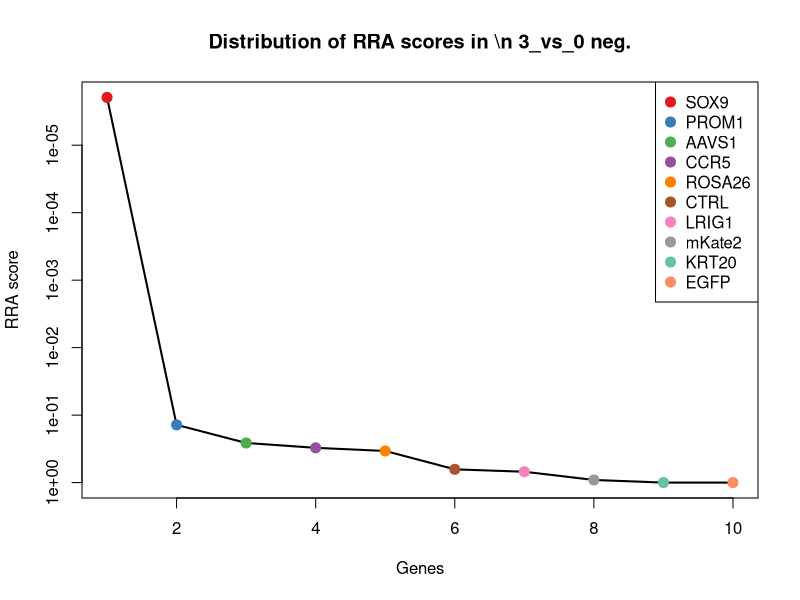
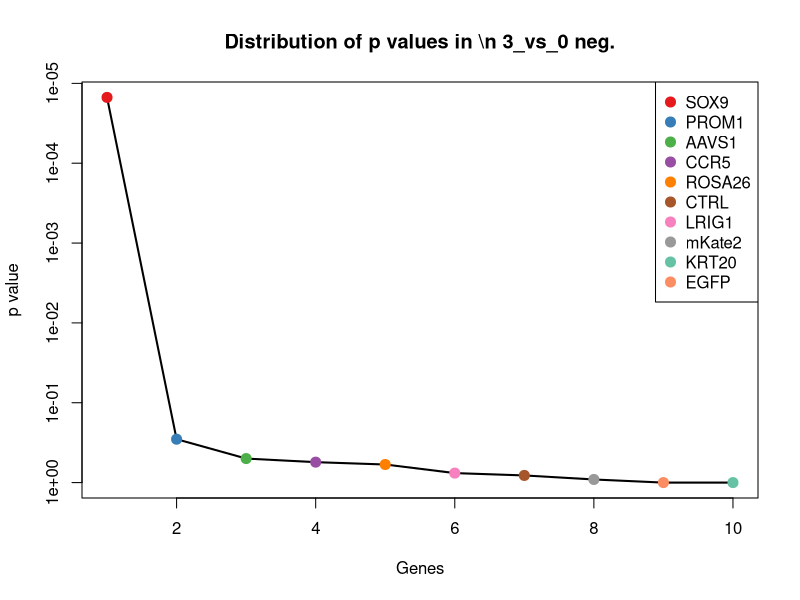
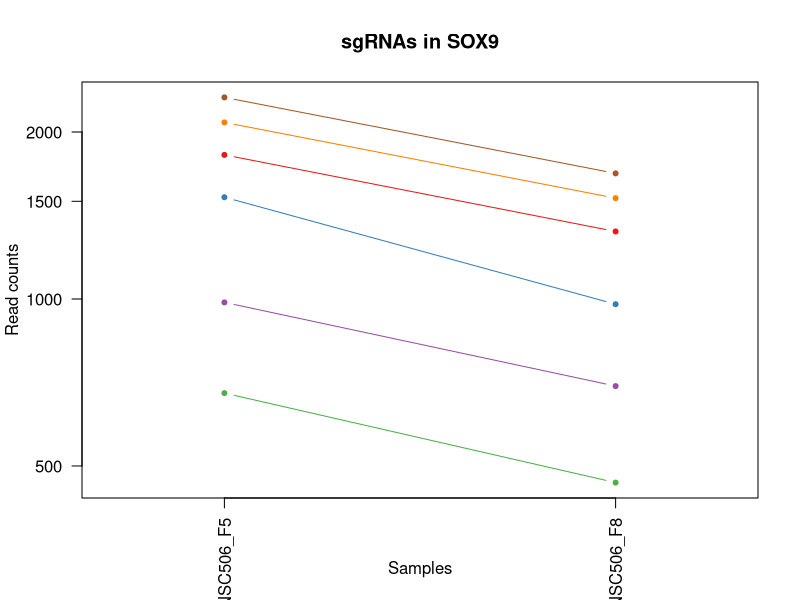
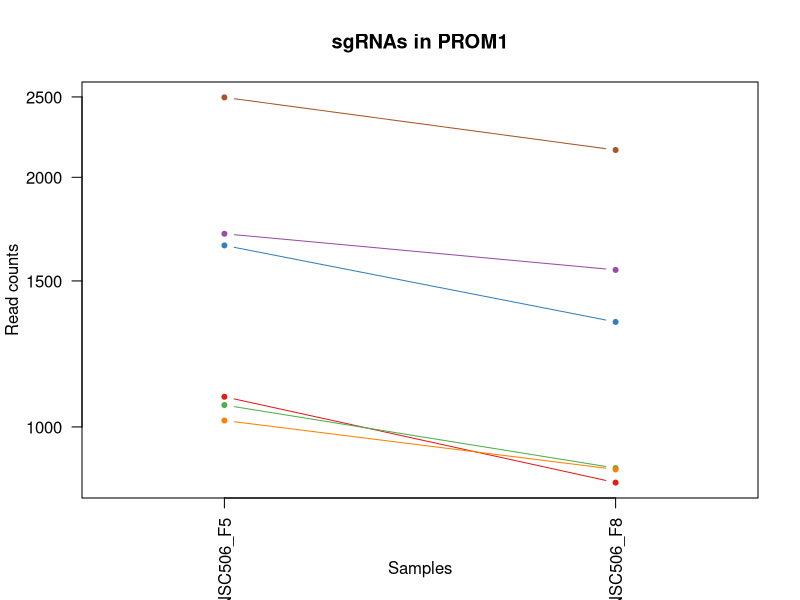
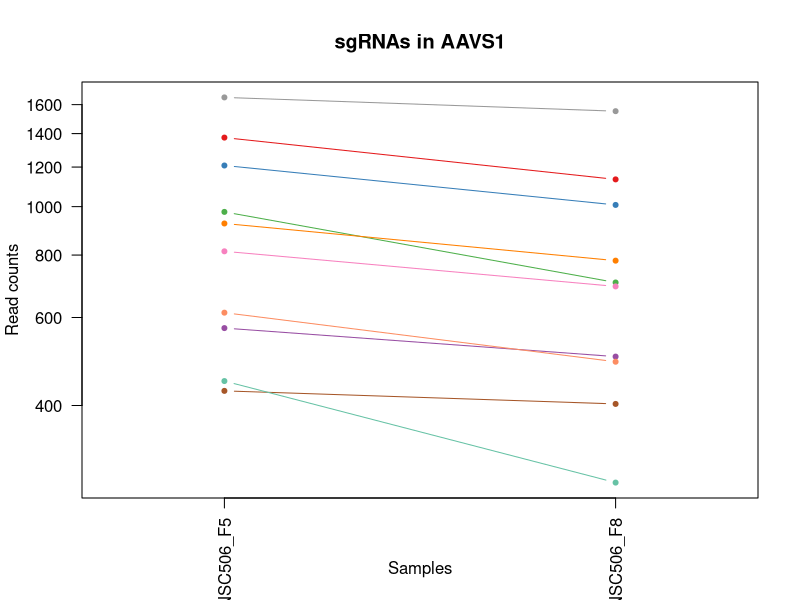
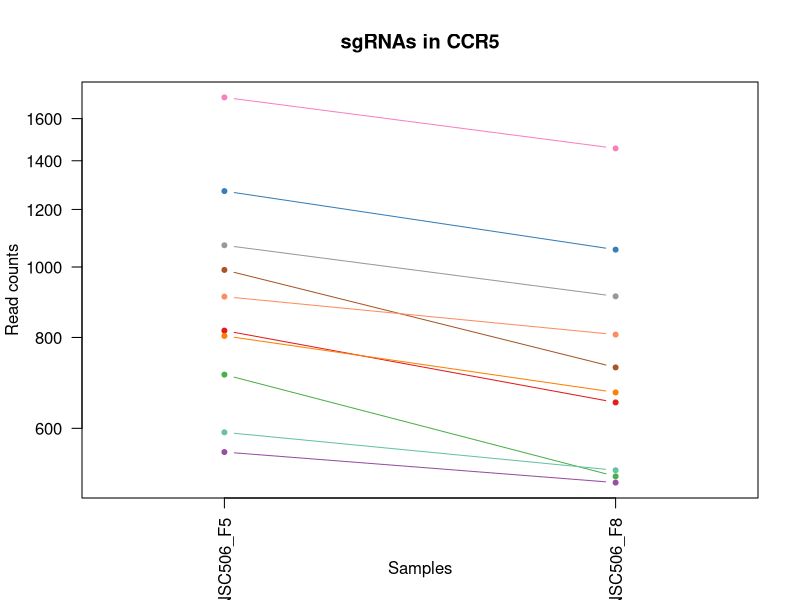
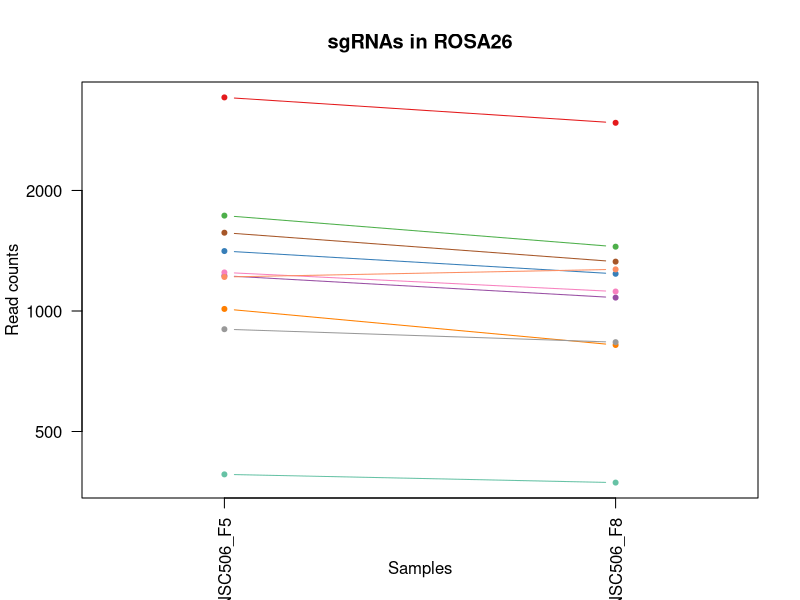
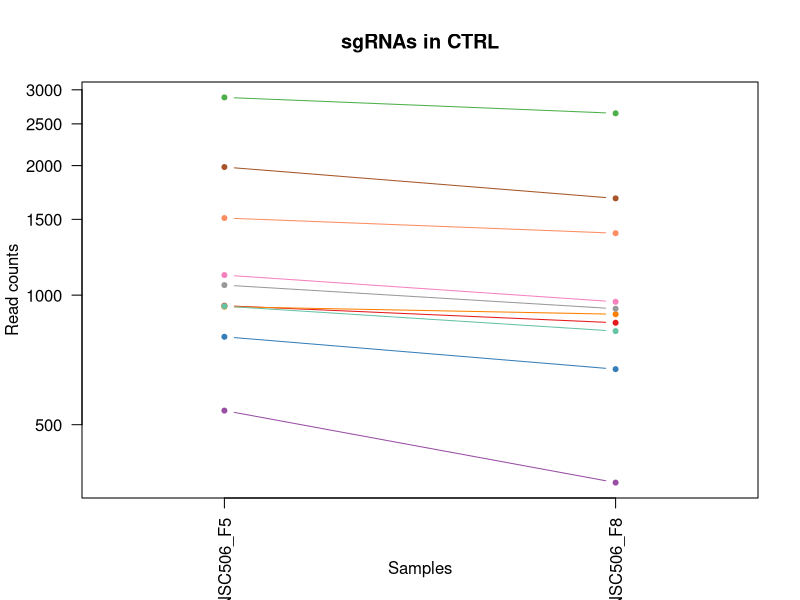

R code for these plots, in order: (Note: this script raises an error after producing the figures.)
pdf(file='S6B_c0_t3.pdf',width=4.5,height=4.5);
gstable=read.table('S6B_c0_t3.gene_summary.txt',header=T)
# 
#
# parameters
# Do not modify the variables beginning with "__"

# gstablename='__GENE_SUMMARY_FILE__'
startindex=3
# outputfile='__OUTPUT_FILE__'
targetgenelist=c("SOX9","PROM1","AAVS1","CCR5","ROSA26","CTRL","LRIG1","mKate2","KRT20","EGFP")
# samplelabel=sub('.\\w+.\\w+$','',colnames(gstable)[startindex]);
samplelabel='3_vs_0 neg.'


# You need to write some codes in front of this code:
# gstable=read.table(gstablename,header=T)
# pdf(file=outputfile,width=6,height=6)


# set up color using RColorBrewer
#library(RColorBrewer)
#colors <- brewer.pal(length(targetgenelist), "Set1")

colors=c( "#E41A1C", "#377EB8", "#4DAF4A", "#984EA3", "#FF7F00",  "#A65628", "#F781BF",
          "#999999", "#66C2A5", "#FC8D62", "#8DA0CB", "#E78AC3", "#A6D854", "#FFD92F", "#E5C494", "#B3B3B3", 
          "#8DD3C7", "#FFFFB3", "#BEBADA", "#FB8072", "#80B1D3", "#FDB462", "#B3DE69", "#FCCDE5",
          "#D9D9D9", "#BC80BD", "#CCEBC5", "#FFED6F")

######
# function definition

plotrankedvalues<-function(val, tglist, ...){
  
  plot(val,log='y',ylim=c(max(val),min(val)),type='l',lwd=2, ...)
  if(length(tglist)>0){
    for(i in 1:length(tglist)){
      targetgene=tglist[i];
      tx=which(names(val)==targetgene);ty=val[targetgene];
      points(tx,ty,col=colors[(i %% length(colors)) ],cex=2,pch=20)
      # text(tx+50,ty,targetgene,col=colors[i])
    }
    legend('topright',tglist,pch=20,pt.cex = 2,cex=1,col=colors)
  }
}



plotrandvalues<-function(val,targetgenelist, ...){
  # choose the one with the best distance distribution
  
  mindiffvalue=0;
  randval=val;
  for(i in 1:20){
    randval0=sample(val)
    vindex=sort(which(names(randval0) %in% targetgenelist))
    if(max(vindex)>0.9*length(val)){
      # print('pass...')
      next;
    }
    mindiffind=min(diff(vindex));
    if (mindiffind > mindiffvalue){
      mindiffvalue=mindiffind;
      randval=randval0;
      # print(paste('Diff: ',mindiffvalue))
    }
  }
  plot(randval,log='y',ylim=c(max(randval),min(randval)),pch=20,col='grey', ...)
  
  if(length(targetgenelist)>0){
    for(i in 1:length(targetgenelist)){
      targetgene=targetgenelist[i];
      tx=which(names(randval)==targetgene);ty=randval[targetgene];
      points(tx,ty,col=colors[(i %% length(colors)) ],cex=2,pch=20)
      text(tx+50,ty,targetgene,col=colors[i])
    }
  }
  
}




# set.seed(1235)



pvec=gstable[,startindex]
names(pvec)=gstable[,'id']
pvec=sort(pvec);

plotrankedvalues(pvec,targetgenelist,xlab='Genes',ylab='RRA score',main=paste('Distribution of RRA scores in \\n',samplelabel))

# plotrandvalues(pvec,targetgenelist,xlab='Genes',ylab='RRA score',main=paste('Distribution of RRA scores in \\n',samplelabel))


pvec=gstable[,startindex+1]
names(pvec)=gstable[,'id']
pvec=sort(pvec);

plotrankedvalues(pvec,targetgenelist,xlab='Genes',ylab='p value',main=paste('Distribution of p values in \\n',samplelabel))

# plotrandvalues(pvec,targetgenelist,xlab='Genes',ylab='p value',main=paste('Distribution of p values in \\n',samplelabel))



# you need to write after this code:
# dev.off()






# parameters
# Do not modify the variables beginning with "__"
targetmat=list(c(1817.6323492729591,1322.363137051999),c(1524.386013821842,977.5082834172455),c(675.5801652164981,465.6799118425504),c(984.9117426965797,695.5831475990527),c(2079.9455269760683,1518.7038566396689),c(2307.6135680014086,1683.160185866948))
targetgene="SOX9"
collabel=c("S45_MNSC506_F5","S48_MNSC506_F8")

# set up color using RColorBrewer
#library(RColorBrewer)
#colors <- brewer.pal(length(targetgenelist), "Set1")

colors=c( "#E41A1C", "#377EB8", "#4DAF4A", "#984EA3", "#FF7F00",  "#A65628", "#F781BF",
          "#999999", "#66C2A5", "#FC8D62", "#8DA0CB", "#E78AC3", "#A6D854", "#FFD92F", "#E5C494", "#B3B3B3", 
          "#8DD3C7", "#FFFFB3", "#BEBADA", "#FB8072", "#80B1D3", "#FDB462", "#B3DE69", "#FCCDE5",
          "#D9D9D9", "#BC80BD", "#CCEBC5", "#FFED6F")


## code

targetmatvec=unlist(targetmat)+1
yrange=range(targetmatvec[targetmatvec>0]);
# yrange[1]=1; # set the minimum value to 1
for(i in 1:length(targetmat)){
  vali=targetmat[[i]]+1;
  if(i==1){
    plot(1:length(vali),vali,type='b',las=1,pch=20,main=paste('sgRNAs in',targetgene),ylab='Read counts',xlab='Samples',xlim=c(0.7,length(vali)+0.3),ylim = yrange,col=colors[(i %% length(colors))],xaxt='n',log='y')
    axis(1,at=1:length(vali),labels=(collabel),las=2)
    # lines(0:100,rep(1,101),col='black');
  }else{
    lines(1:length(vali),vali,type='b',pch=20,col=colors[(i %% length(colors))])
  }
}




# parameters
# Do not modify the variables beginning with "__"
targetmat=list(c(1086.3725001100465,855.8441623052278),c(1654.3052763634762,1337.4662693279736),c(1061.62597391164,891.0848042825019),c(1708.7476339999705,1545.5538695747348),c(1017.0822267545082,887.7285526656186),c(2495.687167109298,2156.3916638474857))
targetgene="PROM1"
collabel=c("S45_MNSC506_F5","S48_MNSC506_F8")

# set up color using RColorBrewer
#library(RColorBrewer)
#colors <- brewer.pal(length(targetgenelist), "Set1")

colors=c( "#E41A1C", "#377EB8", "#4DAF4A", "#984EA3", "#FF7F00",  "#A65628", "#F781BF",
          "#999999", "#66C2A5", "#FC8D62", "#8DA0CB", "#E78AC3", "#A6D854", "#FFD92F", "#E5C494", "#B3B3B3", 
          "#8DD3C7", "#FFFFB3", "#BEBADA", "#FB8072", "#80B1D3", "#FDB462", "#B3DE69", "#FCCDE5",
          "#D9D9D9", "#BC80BD", "#CCEBC5", "#FFED6F")


## code

targetmatvec=unlist(targetmat)+1
yrange=range(targetmatvec[targetmatvec>0]);
# yrange[1]=1; # set the minimum value to 1
for(i in 1:length(targetmat)){
  vali=targetmat[[i]]+1;
  if(i==1){
    plot(1:length(vali),vali,type='b',las=1,pch=20,main=paste('sgRNAs in',targetgene),ylab='Read counts',xlab='Samples',xlim=c(0.7,length(vali)+0.3),ylim = yrange,col=colors[(i %% length(colors))],xaxt='n',log='y')
    axis(1,at=1:length(vali),labels=(collabel),las=2)
    # lines(0:100,rep(1,101),col='black');
  }else{
    lines(1:length(vali),vali,type='b',pch=20,col=colors[(i %% length(colors))])
  }
}




# parameters
# Do not modify the variables beginning with "__"
targetmat=list(c(1373.4322040115621,1132.7349206980955),c(1207.6304784822385,1006.8754850649739),c(975.013132217217,703.9737766412609),c(570.4074288732704,500.0814909156037),c(924.2827535104836,778.6503751169131),c(426.87757692251256,401.91113112176873),c(812.9233856176543,691.3878330779487),c(1653.067950053556,1551.4273099042805),c(446.67479788123774,279.40794710553024),c(612.4765234105615,488.3346102565123))
targetgene="AAVS1"
collabel=c("S45_MNSC506_F5","S48_MNSC506_F8")

# set up color using RColorBrewer
#library(RColorBrewer)
#colors <- brewer.pal(length(targetgenelist), "Set1")

colors=c( "#E41A1C", "#377EB8", "#4DAF4A", "#984EA3", "#FF7F00",  "#A65628", "#F781BF",
          "#999999", "#66C2A5", "#FC8D62", "#8DA0CB", "#E78AC3", "#A6D854", "#FFD92F", "#E5C494", "#B3B3B3", 
          "#8DD3C7", "#FFFFB3", "#BEBADA", "#FB8072", "#80B1D3", "#FDB462", "#B3DE69", "#FCCDE5",
          "#D9D9D9", "#BC80BD", "#CCEBC5", "#FFED6F")


## code

targetmatvec=unlist(targetmat)+1
yrange=range(targetmatvec[targetmatvec>0]);
# yrange[1]=1; # set the minimum value to 1
for(i in 1:length(targetmat)){
  vali=targetmat[[i]]+1;
  if(i==1){
    plot(1:length(vali),vali,type='b',las=1,pch=20,main=paste('sgRNAs in',targetgene),ylab='Read counts',xlab='Samples',xlim=c(0.7,length(vali)+0.3),ylim = yrange,col=colors[(i %% length(colors))],xaxt='n',log='y')
    axis(1,at=1:length(vali),labels=(collabel),las=2)
    # lines(0:100,rep(1,101),col='black');
  }else{
    lines(1:length(vali),vali,type='b',pch=20,col=colors[(i %% length(colors))])
  }
}




# parameters
# Do not modify the variables beginning with "__"
targetmat=list(c(816.6353645474153,650.2737507711289),c(1270.734120288175,1055.5411335097808),c(710.2253018942672,514.3455602873574),c(555.5595131542265,504.2768054367077),c(803.0247751382917,671.2503233766492),c(989.861047936261,726.6284750552228),c(1709.9849603098908,1454.9350759188872),c(1070.2872580810822,910.3832510795805),c(591.4419761419159,524.4143151380072),c(909.4348377914398,806.3394509561999))
targetgene="CCR5"
collabel=c("S45_MNSC506_F5","S48_MNSC506_F8")

# set up color using RColorBrewer
#library(RColorBrewer)
#colors <- brewer.pal(length(targetgenelist), "Set1")

colors=c( "#E41A1C", "#377EB8", "#4DAF4A", "#984EA3", "#FF7F00",  "#A65628", "#F781BF",
          "#999999", "#66C2A5", "#FC8D62", "#8DA0CB", "#E78AC3", "#A6D854", "#FFD92F", "#E5C494", "#B3B3B3", 
          "#8DD3C7", "#FFFFB3", "#BEBADA", "#FB8072", "#80B1D3", "#FDB462", "#B3DE69", "#FCCDE5",
          "#D9D9D9", "#BC80BD", "#CCEBC5", "#FFED6F")


## code

targetmatvec=unlist(targetmat)+1
yrange=range(targetmatvec[targetmatvec>0]);
# yrange[1]=1; # set the minimum value to 1
for(i in 1:length(targetmat)){
  vali=targetmat[[i]]+1;
  if(i==1){
    plot(1:length(vali),vali,type='b',las=1,pch=20,main=paste('sgRNAs in',targetgene),ylab='Read counts',xlab='Samples',xlim=c(0.7,length(vali)+0.3),ylim = yrange,col=colors[(i %% length(colors))],xaxt='n',log='y')
    axis(1,at=1:length(vali),labels=(collabel),las=2)
    # lines(0:100,rep(1,101),col='black');
  }else{
    lines(1:length(vali),vali,type='b',pch=20,col=colors[(i %% length(colors))])
  }
}




# parameters
# Do not modify the variables beginning with "__"
targetmat=list(c(3415.0206153801005,2950.984234144594),c(1410.5519933091718,1237.617783725697),c(1729.7821812686161,1446.544446876679),c(1223.7157205112026,1079.0348948279636),c(1010.8955952049065,821.4425832321745),c(1567.6924346690532,1327.3975144773237),c(1247.224920399689,1117.631788422121),c(899.5362273120771,834.8675896997074),c(389.75778762490273,371.7048665698195),c(1215.0544363417603,1269.502174086088))
targetgene="ROSA26"
collabel=c("S45_MNSC506_F5","S48_MNSC506_F8")

# set up color using RColorBrewer
#library(RColorBrewer)
#colors <- brewer.pal(length(targetgenelist), "Set1")

colors=c( "#E41A1C", "#377EB8", "#4DAF4A", "#984EA3", "#FF7F00",  "#A65628", "#F781BF",
          "#999999", "#66C2A5", "#FC8D62", "#8DA0CB", "#E78AC3", "#A6D854", "#FFD92F", "#E5C494", "#B3B3B3", 
          "#8DD3C7", "#FFFFB3", "#BEBADA", "#FB8072", "#80B1D3", "#FDB462", "#B3DE69", "#FCCDE5",
          "#D9D9D9", "#BC80BD", "#CCEBC5", "#FFED6F")


## code

targetmatvec=unlist(targetmat)+1
yrange=range(targetmatvec[targetmatvec>0]);
# yrange[1]=1; # set the minimum value to 1
for(i in 1:length(targetmat)){
  vali=targetmat[[i]]+1;
  if(i==1){
    plot(1:length(vali),vali,type='b',las=1,pch=20,main=paste('sgRNAs in',targetgene),ylab='Read counts',xlab='Samples',xlim=c(0.7,length(vali)+0.3),ylim = yrange,col=colors[(i %% length(colors))],xaxt='n',log='y')
    axis(1,at=1:length(vali),labels=(collabel),las=2)
    # lines(0:100,rep(1,101),col='black');
  }else{
    lines(1:length(vali),vali,type='b',pch=20,col=colors[(i %% length(colors))])
  }
}




# parameters
# Do not modify the variables beginning with "__"
targetmat=list(c(944.0799744692089,861.7176026347735),c(799.3127962085307,672.08938628087),c(2879.2583231845992,2644.726274103998),c(538.2369448153419,365.83142624027386),c(939.1306692295276,901.9926220373724),c(1983.434074802283,1677.2867455374023),c(1112.3563526183732,964.0832769497124),c(1054.2020160521179,928.8426349724384),c(941.6053218493682,823.9597719448369),c(1509.538098102798,1392.0053581023262))
targetgene="CTRL"
collabel=c("S45_MNSC506_F5","S48_MNSC506_F8")

# set up color using RColorBrewer
#library(RColorBrewer)
#colors <- brewer.pal(length(targetgenelist), "Set1")

colors=c( "#E41A1C", "#377EB8", "#4DAF4A", "#984EA3", "#FF7F00",  "#A65628", "#F781BF",
          "#999999", "#66C2A5", "#FC8D62", "#8DA0CB", "#E78AC3", "#A6D854", "#FFD92F", "#E5C494", "#B3B3B3", 
          "#8DD3C7", "#FFFFB3", "#BEBADA", "#FB8072", "#80B1D3", "#FDB462", "#B3DE69", "#FCCDE5",
          "#D9D9D9", "#BC80BD", "#CCEBC5", "#FFED6F")


## code

targetmatvec=unlist(targetmat)+1
yrange=range(targetmatvec[targetmatvec>0]);
# yrange[1]=1; # set the minimum value to 1
for(i in 1:length(targetmat)){
  vali=targetmat[[i]]+1;
  if(i==1){
    plot(1:length(vali),vali,type='b',las=1,pch=20,main=paste('sgRNAs in',targetgene),ylab='Read counts',xlab='Samples',xlim=c(0.7,length(vali)+0.3),ylim = yrange,col=colors[(i %% length(colors))],xaxt='n',log='y')
    axis(1,at=1:length(vali),labels=(collabel),las=2)
    # lines(0:100,rep(1,101),col='black');
  }else{
    lines(1:length(vali),vali,type='b',pch=20,col=colors[(i %% length(colors))])
  }
}




# parameters
# Do not modify the variables beginning with "__"
targetmat=list(c(1023.2688583041098,951.4973333864003),c(685.4787756958607,610.8377942727508),c(767.1423121506023,633.4924926867127),c(1312.803214825466,1170.492751388032),c(2014.3672325502912,1685.6773745796104),c(736.2091544025941,625.9409265487254))
targetgene="LRIG1"
collabel=c("S45_MNSC506_F5","S48_MNSC506_F8")

# set up color using RColorBrewer
#library(RColorBrewer)
#colors <- brewer.pal(length(targetgenelist), "Set1")

colors=c( "#E41A1C", "#377EB8", "#4DAF4A", "#984EA3", "#FF7F00",  "#A65628", "#F781BF",
          "#999999", "#66C2A5", "#FC8D62", "#8DA0CB", "#E78AC3", "#A6D854", "#FFD92F", "#E5C494", "#B3B3B3", 
          "#8DD3C7", "#FFFFB3", "#BEBADA", "#FB8072", "#80B1D3", "#FDB462", "#B3DE69", "#FCCDE5",
          "#D9D9D9", "#BC80BD", "#CCEBC5", "#FFED6F")


## code

targetmatvec=unlist(targetmat)+1
yrange=range(targetmatvec[targetmatvec>0]);
# yrange[1]=1; # set the minimum value to 1
for(i in 1:length(targetmat)){
  vali=targetmat[[i]]+1;
  if(i==1){
    plot(1:length(vali),vali,type='b',las=1,pch=20,main=paste('sgRNAs in',targetgene),ylab='Read counts',xlab='Samples',xlim=c(0.7,length(vali)+0.3),ylim = yrange,col=colors[(i %% length(colors))],xaxt='n',log='y')
    axis(1,at=1:length(vali),labels=(collabel),las=2)
    # lines(0:100,rep(1,101),col='black');
  }else{
    lines(1:length(vali),vali,type='b',pch=20,col=colors[(i %% length(colors))])
  }
}




# parameters
# Do not modify the variables beginning with "__"
targetmat=list(c(1446.4344562968613,1348.3740870828442),c(1717.4089181694128,1702.4586326640267),c(1586.2523293178583,1508.6351017890192),c(1082.6605211802855,1083.2302093490678),c(1353.6349830528368,1146.9989900698495),c(2395.4637360057513,2189.1151171120973))
targetgene="mKate2"
collabel=c("S45_MNSC506_F5","S48_MNSC506_F8")

# set up color using RColorBrewer
#library(RColorBrewer)
#colors <- brewer.pal(length(targetgenelist), "Set1")

colors=c( "#E41A1C", "#377EB8", "#4DAF4A", "#984EA3", "#FF7F00",  "#A65628", "#F781BF",
          "#999999", "#66C2A5", "#FC8D62", "#8DA0CB", "#E78AC3", "#A6D854", "#FFD92F", "#E5C494", "#B3B3B3", 
          "#8DD3C7", "#FFFFB3", "#BEBADA", "#FB8072", "#80B1D3", "#FDB462", "#B3DE69", "#FCCDE5",
          "#D9D9D9", "#BC80BD", "#CCEBC5", "#FFED6F")


## code

targetmatvec=unlist(targetmat)+1
yrange=range(targetmatvec[targetmatvec>0]);
# yrange[1]=1; # set the minimum value to 1
for(i in 1:length(targetmat)){
  vali=targetmat[[i]]+1;
  if(i==1){
    plot(1:length(vali),vali,type='b',las=1,pch=20,main=paste('sgRNAs in',targetgene),ylab='Read counts',xlab='Samples',xlim=c(0.7,length(vali)+0.3),ylim = yrange,col=colors[(i %% length(colors))],xaxt='n',log='y')
    axis(1,at=1:length(vali),labels=(collabel),las=2)
    # lines(0:100,rep(1,101),col='black');
  }else{
    lines(1:length(vali),vali,type='b',pch=20,col=colors[(i %% length(colors))])
  }
}




# parameters
# Do not modify the variables beginning with "__"
targetmat=list(c(343.97671415785067,1025.3348689578318),c(436.7761874018752,1354.24752741239),c(334.0781036784881,1027.0129947662733),c(165.8017255293237,552.9424538815148),c(642.1723548486493,1805.6633698831865),c(301.9076196205596,881.8551123360729))
targetgene="KRT20"
collabel=c("S45_MNSC506_F5","S48_MNSC506_F8")

# set up color using RColorBrewer
#library(RColorBrewer)
#colors <- brewer.pal(length(targetgenelist), "Set1")

colors=c( "#E41A1C", "#377EB8", "#4DAF4A", "#984EA3", "#FF7F00",  "#A65628", "#F781BF",
          "#999999", "#66C2A5", "#FC8D62", "#8DA0CB", "#E78AC3", "#A6D854", "#FFD92F", "#E5C494", "#B3B3B3", 
          "#8DD3C7", "#FFFFB3", "#BEBADA", "#FB8072", "#80B1D3", "#FDB462", "#B3DE69", "#FCCDE5",
          "#D9D9D9", "#BC80BD", "#CCEBC5", "#FFED6F")


## code

targetmatvec=unlist(targetmat)+1
yrange=range(targetmatvec[targetmatvec>0]);
# yrange[1]=1; # set the minimum value to 1
for(i in 1:length(targetmat)){
  vali=targetmat[[i]]+1;
  if(i==1){
    plot(1:length(vali),vali,type='b',las=1,pch=20,main=paste('sgRNAs in',targetgene),ylab='Read counts',xlab='Samples',xlim=c(0.7,length(vali)+0.3),ylim = yrange,col=colors[(i %% length(colors))],xaxt='n',log='y')
    axis(1,at=1:length(vali),labels=(collabel),las=2)
    # lines(0:100,rep(1,101),col='black');
  }else{
    lines(1:length(vali),vali,type='b',pch=20,col=colors[(i %% length(colors))])
  }
}




# parameters
# Do not modify the variables beginning with "__"
targetmat=list(c(320.4675142693645,1608.4835873912957),c(536.9996185054216,1961.7290700682574),c(222.7187357856587,1259.4334192354381),c(253.65189353366688,1024.495806053611),c(452.8614294308394,1768.7446020974708),c(540.7115974351825,2021.302536267935))
targetgene="EGFP"
collabel=c("S45_MNSC506_F5","S48_MNSC506_F8")

# set up color using RColorBrewer
#library(RColorBrewer)
#colors <- brewer.pal(length(targetgenelist), "Set1")

colors=c( "#E41A1C", "#377EB8", "#4DAF4A", "#984EA3", "#FF7F00",  "#A65628", "#F781BF",
          "#999999", "#66C2A5", "#FC8D62", "#8DA0CB", "#E78AC3", "#A6D854", "#FFD92F", "#E5C494", "#B3B3B3", 
          "#8DD3C7", "#FFFFB3", "#BEBADA", "#FB8072", "#80B1D3", "#FDB462", "#B3DE69", "#FCCDE5",
          "#D9D9D9", "#BC80BD", "#CCEBC5", "#FFED6F")


## code

targetmatvec=unlist(targetmat)+1
yrange=range(targetmatvec[targetmatvec>0]);
# yrange[1]=1; # set the minimum value to 1
for(i in 1:length(targetmat)){
  vali=targetmat[[i]]+1;
  if(i==1){
    plot(1:length(vali),vali,type='b',las=1,pch=20,main=paste('sgRNAs in',targetgene),ylab='Read counts',xlab='Samples',xlim=c(0.7,length(vali)+0.3),ylim = yrange,col=colors[(i %% length(colors))],xaxt='n',log='y')
    axis(1,at=1:length(vali),labels=(collabel),las=2)
    # lines(0:100,rep(1,101),col='black');
  }else{
    lines(1:length(vali),vali,type='b',pch=20,col=colors[(i %% length(colors))])
  }
}



# 
#
# parameters
# Do not modify the variables beginning with "__"

# gstablename='__GENE_SUMMARY_FILE__'
startindex=9
# outputfile='__OUTPUT_FILE__'
targetgenelist=c("EGFP","KRT20","mKate2","ROSA26","LRIG1","CTRL","AAVS1","CCR5","PROM1","SOX9")
# samplelabel=sub('.\\w+.\\w+$','',colnames(gstable)[startindex]);
samplelabel='3_vs_0 pos.'


# You need to write some codes in front of this code:
# gstable=read.table(gstablename,header=T)
# pdf(file=outputfile,width=6,height=6)


# set up color using RColorBrewer
#library(RColorBrewer)
#colors <- brewer.pal(length(targetgenelist), "Set1")

colors=c( "#E41A1C", "#377EB8", "#4DAF4A", "#984EA3", "#FF7F00",  "#A65628", "#F781BF",
          "#999999", "#66C2A5", "#FC8D62", "#8DA0CB", "#E78AC3", "#A6D854", "#FFD92F", "#E5C494", "#B3B3B3", 
          "#8DD3C7", "#FFFFB3", "#BEBADA", "#FB8072", "#80B1D3", "#FDB462", "#B3DE69", "#FCCDE5",
          "#D9D9D9", "#BC80BD", "#CCEBC5", "#FFED6F")

######
# function definition

plotrankedvalues<-function(val, tglist, ...){
  
  plot(val,log='y',ylim=c(max(val),min(val)),type='l',lwd=2, ...)
  if(length(tglist)>0){
    for(i in 1:length(tglist)){
      targetgene=tglist[i];
      tx=which(names(val)==targetgene);ty=val[targetgene];
      points(tx,ty,col=colors[(i %% length(colors)) ],cex=2,pch=20)
      # text(tx+50,ty,targetgene,col=colors[i])
    }
    legend('topright',tglist,pch=20,pt.cex = 2,cex=1,col=colors)
  }
}



plotrandvalues<-function(val,targetgenelist, ...){
  # choose the one with the best distance distribution
  
  mindiffvalue=0;
  randval=val;
  for(i in 1:20){
    randval0=sample(val)
    vindex=sort(which(names(randval0) %in% targetgenelist))
    if(max(vindex)>0.9*length(val)){
      # print('pass...')
      next;
    }
    mindiffind=min(diff(vindex));
    if (mindiffind > mindiffvalue){
      mindiffvalue=mindiffind;
      randval=randval0;
      # print(paste('Diff: ',mindiffvalue))
    }
  }
  plot(randval,log='y',ylim=c(max(randval),min(randval)),pch=20,col='grey', ...)
  
  if(length(targetgenelist)>0){
    for(i in 1:length(targetgenelist)){
      targetgene=targetgenelist[i];
      tx=which(names(randval)==targetgene);ty=randval[targetgene];
      points(tx,ty,col=colors[(i %% length(colors)) ],cex=2,pch=20)
      text(tx+50,ty,targetgene,col=colors[i])
    }
  }
  
}




# set.seed(1235)



pvec=gstable[,startindex]
names(pvec)=gstable[,'id']
pvec=sort(pvec);

plotrankedvalues(pvec,targetgenelist,xlab='Genes',ylab='RRA score',main=paste('Distribution of RRA scores in \\n',samplelabel))

# plotrandvalues(pvec,targetgenelist,xlab='Genes',ylab='RRA score',main=paste('Distribution of RRA scores in \\n',samplelabel))


pvec=gstable[,startindex+1]
names(pvec)=gstable[,'id']
pvec=sort(pvec);

plotrankedvalues(pvec,targetgenelist,xlab='Genes',ylab='p value',main=paste('Distribution of p values in \\n',samplelabel))

# plotrandvalues(pvec,targetgenelist,xlab='Genes',ylab='p value',main=paste('Distribution of p values in \\n',samplelabel))



# you need to write after this code:
# dev.off()






# parameters
# Do not modify the variables beginning with "__"
targetmat=list(c(320.4675142693645,1608.4835873912957),c(536.9996185054216,1961.7290700682574),c(222.7187357856587,1259.4334192354381),c(253.65189353366688,1024.495806053611),c(452.8614294308394,1768.7446020974708),c(540.7115974351825,2021.302536267935))
targetgene="EGFP"
collabel=c("S45_MNSC506_F5","S48_MNSC506_F8")

# set up color using RColorBrewer
#library(RColorBrewer)
#colors <- brewer.pal(length(targetgenelist), "Set1")

colors=c( "#E41A1C", "#377EB8", "#4DAF4A", "#984EA3", "#FF7F00",  "#A65628", "#F781BF",
          "#999999", "#66C2A5", "#FC8D62", "#8DA0CB", "#E78AC3", "#A6D854", "#FFD92F", "#E5C494", "#B3B3B3", 
          "#8DD3C7", "#FFFFB3", "#BEBADA", "#FB8072", "#80B1D3", "#FDB462", "#B3DE69", "#FCCDE5",
          "#D9D9D9", "#BC80BD", "#CCEBC5", "#FFED6F")


## code

targetmatvec=unlist(targetmat)+1
yrange=range(targetmatvec[targetmatvec>0]);
# yrange[1]=1; # set the minimum value to 1
for(i in 1:length(targetmat)){
  vali=targetmat[[i]]+1;
  if(i==1){
    plot(1:length(vali),vali,type='b',las=1,pch=20,main=paste('sgRNAs in',targetgene),ylab='Read counts',xlab='Samples',xlim=c(0.7,length(vali)+0.3),ylim = yrange,col=colors[(i %% length(colors))],xaxt='n',log='y')
    axis(1,at=1:length(vali),labels=(collabel),las=2)
    # lines(0:100,rep(1,101),col='black');
  }else{
    lines(1:length(vali),vali,type='b',pch=20,col=colors[(i %% length(colors))])
  }
}




# parameters
# Do not modify the variables beginning with "__"
targetmat=list(c(343.97671415785067,1025.3348689578318),c(436.7761874018752,1354.24752741239),c(334.0781036784881,1027.0129947662733),c(165.8017255293237,552.9424538815148),c(642.1723548486493,1805.6633698831865),c(301.9076196205596,881.8551123360729))
targetgene="KRT20"
collabel=c("S45_MNSC506_F5","S48_MNSC506_F8")

# set up color using RColorBrewer
#library(RColorBrewer)
#colors <- brewer.pal(length(targetgenelist), "Set1")

colors=c( "#E41A1C", "#377EB8", "#4DAF4A", "#984EA3", "#FF7F00",  "#A65628", "#F781BF",
          "#999999", "#66C2A5", "#FC8D62", "#8DA0CB", "#E78AC3", "#A6D854", "#FFD92F", "#E5C494", "#B3B3B3", 
          "#8DD3C7", "#FFFFB3", "#BEBADA", "#FB8072", "#80B1D3", "#FDB462", "#B3DE69", "#FCCDE5",
          "#D9D9D9", "#BC80BD", "#CCEBC5", "#FFED6F")


## code

targetmatvec=unlist(targetmat)+1
yrange=range(targetmatvec[targetmatvec>0]);
# yrange[1]=1; # set the minimum value to 1
for(i in 1:length(targetmat)){
  vali=targetmat[[i]]+1;
  if(i==1){
    plot(1:length(vali),vali,type='b',las=1,pch=20,main=paste('sgRNAs in',targetgene),ylab='Read counts',xlab='Samples',xlim=c(0.7,length(vali)+0.3),ylim = yrange,col=colors[(i %% length(colors))],xaxt='n',log='y')
    axis(1,at=1:length(vali),labels=(collabel),las=2)
    # lines(0:100,rep(1,101),col='black');
  }else{
    lines(1:length(vali),vali,type='b',pch=20,col=colors[(i %% length(colors))])
  }
}




# parameters
# Do not modify the variables beginning with "__"
targetmat=list(c(1446.4344562968613,1348.3740870828442),c(1717.4089181694128,1702.4586326640267),c(1586.2523293178583,1508.6351017890192),c(1082.6605211802855,1083.2302093490678),c(1353.6349830528368,1146.9989900698495),c(2395.4637360057513,2189.1151171120973))
targetgene="mKate2"
collabel=c("S45_MNSC506_F5","S48_MNSC506_F8")

# set up color using RColorBrewer
#library(RColorBrewer)
#colors <- brewer.pal(length(targetgenelist), "Set1")

colors=c( "#E41A1C", "#377EB8", "#4DAF4A", "#984EA3", "#FF7F00",  "#A65628", "#F781BF",
          "#999999", "#66C2A5", "#FC8D62", "#8DA0CB", "#E78AC3", "#A6D854", "#FFD92F", "#E5C494", "#B3B3B3", 
          "#8DD3C7", "#FFFFB3", "#BEBADA", "#FB8072", "#80B1D3", "#FDB462", "#B3DE69", "#FCCDE5",
          "#D9D9D9", "#BC80BD", "#CCEBC5", "#FFED6F")


## code

targetmatvec=unlist(targetmat)+1
yrange=range(targetmatvec[targetmatvec>0]);
# yrange[1]=1; # set the minimum value to 1
for(i in 1:length(targetmat)){
  vali=targetmat[[i]]+1;
  if(i==1){
    plot(1:length(vali),vali,type='b',las=1,pch=20,main=paste('sgRNAs in',targetgene),ylab='Read counts',xlab='Samples',xlim=c(0.7,length(vali)+0.3),ylim = yrange,col=colors[(i %% length(colors))],xaxt='n',log='y')
    axis(1,at=1:length(vali),labels=(collabel),las=2)
    # lines(0:100,rep(1,101),col='black');
  }else{
    lines(1:length(vali),vali,type='b',pch=20,col=colors[(i %% length(colors))])
  }
}




# parameters
# Do not modify the variables beginning with "__"
targetmat=list(c(3415.0206153801005,2950.984234144594),c(1410.5519933091718,1237.617783725697),c(1729.7821812686161,1446.544446876679),c(1223.7157205112026,1079.0348948279636),c(1010.8955952049065,821.4425832321745),c(1567.6924346690532,1327.3975144773237),c(1247.224920399689,1117.631788422121),c(899.5362273120771,834.8675896997074),c(389.75778762490273,371.7048665698195),c(1215.0544363417603,1269.502174086088))
targetgene="ROSA26"
collabel=c("S45_MNSC506_F5","S48_MNSC506_F8")

# set up color using RColorBrewer
#library(RColorBrewer)
#colors <- brewer.pal(length(targetgenelist), "Set1")

colors=c( "#E41A1C", "#377EB8", "#4DAF4A", "#984EA3", "#FF7F00",  "#A65628", "#F781BF",
          "#999999", "#66C2A5", "#FC8D62", "#8DA0CB", "#E78AC3", "#A6D854", "#FFD92F", "#E5C494", "#B3B3B3", 
          "#8DD3C7", "#FFFFB3", "#BEBADA", "#FB8072", "#80B1D3", "#FDB462", "#B3DE69", "#FCCDE5",
          "#D9D9D9", "#BC80BD", "#CCEBC5", "#FFED6F")


## code

targetmatvec=unlist(targetmat)+1
yrange=range(targetmatvec[targetmatvec>0]);
# yrange[1]=1; # set the minimum value to 1
for(i in 1:length(targetmat)){
  vali=targetmat[[i]]+1;
  if(i==1){
    plot(1:length(vali),vali,type='b',las=1,pch=20,main=paste('sgRNAs in',targetgene),ylab='Read counts',xlab='Samples',xlim=c(0.7,length(vali)+0.3),ylim = yrange,col=colors[(i %% length(colors))],xaxt='n',log='y')
    axis(1,at=1:length(vali),labels=(collabel),las=2)
    # lines(0:100,rep(1,101),col='black');
  }else{
    lines(1:length(vali),vali,type='b',pch=20,col=colors[(i %% length(colors))])
  }
}




# parameters
# Do not modify the variables beginning with "__"
targetmat=list(c(1023.2688583041098,951.4973333864003),c(685.4787756958607,610.8377942727508),c(767.1423121506023,633.4924926867127),c(1312.803214825466,1170.492751388032),c(2014.3672325502912,1685.6773745796104),c(736.2091544025941,625.9409265487254))
targetgene="LRIG1"
collabel=c("S45_MNSC506_F5","S48_MNSC506_F8")

# set up color using RColorBrewer
#library(RColorBrewer)
#colors <- brewer.pal(length(targetgenelist), "Set1")

colors=c( "#E41A1C", "#377EB8", "#4DAF4A", "#984EA3", "#FF7F00",  "#A65628", "#F781BF",
          "#999999", "#66C2A5", "#FC8D62", "#8DA0CB", "#E78AC3", "#A6D854", "#FFD92F", "#E5C494", "#B3B3B3", 
          "#8DD3C7", "#FFFFB3", "#BEBADA", "#FB8072", "#80B1D3", "#FDB462", "#B3DE69", "#FCCDE5",
          "#D9D9D9", "#BC80BD", "#CCEBC5", "#FFED6F")


## code

targetmatvec=unlist(targetmat)+1
yrange=range(targetmatvec[targetmatvec>0]);
# yrange[1]=1; # set the minimum value to 1
for(i in 1:length(targetmat)){
  vali=targetmat[[i]]+1;
  if(i==1){
    plot(1:length(vali),vali,type='b',las=1,pch=20,main=paste('sgRNAs in',targetgene),ylab='Read counts',xlab='Samples',xlim=c(0.7,length(vali)+0.3),ylim = yrange,col=colors[(i %% length(colors))],xaxt='n',log='y')
    axis(1,at=1:length(vali),labels=(collabel),las=2)
    # lines(0:100,rep(1,101),col='black');
  }else{
    lines(1:length(vali),vali,type='b',pch=20,col=colors[(i %% length(colors))])
  }
}




# parameters
# Do not modify the variables beginning with "__"
targetmat=list(c(944.0799744692089,861.7176026347735),c(799.3127962085307,672.08938628087),c(2879.2583231845992,2644.726274103998),c(538.2369448153419,365.83142624027386),c(939.1306692295276,901.9926220373724),c(1983.434074802283,1677.2867455374023),c(1112.3563526183732,964.0832769497124),c(1054.2020160521179,928.8426349724384),c(941.6053218493682,823.9597719448369),c(1509.538098102798,1392.0053581023262))
targetgene="CTRL"
collabel=c("S45_MNSC506_F5","S48_MNSC506_F8")

# set up color using RColorBrewer
#library(RColorBrewer)
#colors <- brewer.pal(length(targetgenelist), "Set1")

colors=c( "#E41A1C", "#377EB8", "#4DAF4A", "#984EA3", "#FF7F00",  "#A65628", "#F781BF",
          "#999999", "#66C2A5", "#FC8D62", "#8DA0CB", "#E78AC3", "#A6D854", "#FFD92F", "#E5C494", "#B3B3B3", 
          "#8DD3C7", "#FFFFB3", "#BEBADA", "#FB8072", "#80B1D3", "#FDB462", "#B3DE69", "#FCCDE5",
          "#D9D9D9", "#BC80BD", "#CCEBC5", "#FFED6F")


## code

targetmatvec=unlist(targetmat)+1
yrange=range(targetmatvec[targetmatvec>0]);
# yrange[1]=1; # set the minimum value to 1
for(i in 1:length(targetmat)){
  vali=targetmat[[i]]+1;
  if(i==1){
    plot(1:length(vali),vali,type='b',las=1,pch=20,main=paste('sgRNAs in',targetgene),ylab='Read counts',xlab='Samples',xlim=c(0.7,length(vali)+0.3),ylim = yrange,col=colors[(i %% length(colors))],xaxt='n',log='y')
    axis(1,at=1:length(vali),labels=(collabel),las=2)
    # lines(0:100,rep(1,101),col='black');
  }else{
    lines(1:length(vali),vali,type='b',pch=20,col=colors[(i %% length(colors))])
  }
}




# parameters
# Do not modify the variables beginning with "__"
targetmat=list(c(1373.4322040115621,1132.7349206980955),c(1207.6304784822385,1006.8754850649739),c(975.013132217217,703.9737766412609),c(570.4074288732704,500.0814909156037),c(924.2827535104836,778.6503751169131),c(426.87757692251256,401.91113112176873),c(812.9233856176543,691.3878330779487),c(1653.067950053556,1551.4273099042805),c(446.67479788123774,279.40794710553024),c(612.4765234105615,488.3346102565123))
targetgene="AAVS1"
collabel=c("S45_MNSC506_F5","S48_MNSC506_F8")

# set up color using RColorBrewer
#library(RColorBrewer)
#colors <- brewer.pal(length(targetgenelist), "Set1")

colors=c( "#E41A1C", "#377EB8", "#4DAF4A", "#984EA3", "#FF7F00",  "#A65628", "#F781BF",
          "#999999", "#66C2A5", "#FC8D62", "#8DA0CB", "#E78AC3", "#A6D854", "#FFD92F", "#E5C494", "#B3B3B3", 
          "#8DD3C7", "#FFFFB3", "#BEBADA", "#FB8072", "#80B1D3", "#FDB462", "#B3DE69", "#FCCDE5",
          "#D9D9D9", "#BC80BD", "#CCEBC5", "#FFED6F")


## code

targetmatvec=unlist(targetmat)+1
yrange=range(targetmatvec[targetmatvec>0]);
# yrange[1]=1; # set the minimum value to 1
for(i in 1:length(targetmat)){
  vali=targetmat[[i]]+1;
  if(i==1){
    plot(1:length(vali),vali,type='b',las=1,pch=20,main=paste('sgRNAs in',targetgene),ylab='Read counts',xlab='Samples',xlim=c(0.7,length(vali)+0.3),ylim = yrange,col=colors[(i %% length(colors))],xaxt='n',log='y')
    axis(1,at=1:length(vali),labels=(collabel),las=2)
    # lines(0:100,rep(1,101),col='black');
  }else{
    lines(1:length(vali),vali,type='b',pch=20,col=colors[(i %% length(colors))])
  }
}




# parameters
# Do not modify the variables beginning with "__"
targetmat=list(c(816.6353645474153,650.2737507711289),c(1270.734120288175,1055.5411335097808),c(710.2253018942672,514.3455602873574),c(555.5595131542265,504.2768054367077),c(803.0247751382917,671.2503233766492),c(989.861047936261,726.6284750552228),c(1709.9849603098908,1454.9350759188872),c(1070.2872580810822,910.3832510795805),c(591.4419761419159,524.4143151380072),c(909.4348377914398,806.3394509561999))
targetgene="CCR5"
collabel=c("S45_MNSC506_F5","S48_MNSC506_F8")

# set up color using RColorBrewer
#library(RColorBrewer)
#colors <- brewer.pal(length(targetgenelist), "Set1")

colors=c( "#E41A1C", "#377EB8", "#4DAF4A", "#984EA3", "#FF7F00",  "#A65628", "#F781BF",
          "#999999", "#66C2A5", "#FC8D62", "#8DA0CB", "#E78AC3", "#A6D854", "#FFD92F", "#E5C494", "#B3B3B3", 
          "#8DD3C7", "#FFFFB3", "#BEBADA", "#FB8072", "#80B1D3", "#FDB462", "#B3DE69", "#FCCDE5",
          "#D9D9D9", "#BC80BD", "#CCEBC5", "#FFED6F")


## code

targetmatvec=unlist(targetmat)+1
yrange=range(targetmatvec[targetmatvec>0]);
# yrange[1]=1; # set the minimum value to 1
for(i in 1:length(targetmat)){
  vali=targetmat[[i]]+1;
  if(i==1){
    plot(1:length(vali),vali,type='b',las=1,pch=20,main=paste('sgRNAs in',targetgene),ylab='Read counts',xlab='Samples',xlim=c(0.7,length(vali)+0.3),ylim = yrange,col=colors[(i %% length(colors))],xaxt='n',log='y')
    axis(1,at=1:length(vali),labels=(collabel),las=2)
    # lines(0:100,rep(1,101),col='black');
  }else{
    lines(1:length(vali),vali,type='b',pch=20,col=colors[(i %% length(colors))])
  }
}




# parameters
# Do not modify the variables beginning with "__"
targetmat=list(c(1086.3725001100465,855.8441623052278),c(1654.3052763634762,1337.4662693279736),c(1061.62597391164,891.0848042825019),c(1708.7476339999705,1545.5538695747348),c(1017.0822267545082,887.7285526656186),c(2495.687167109298,2156.3916638474857))
targetgene="PROM1"
collabel=c("S45_MNSC506_F5","S48_MNSC506_F8")

# set up color using RColorBrewer
#library(RColorBrewer)
#colors <- brewer.pal(length(targetgenelist), "Set1")

colors=c( "#E41A1C", "#377EB8", "#4DAF4A", "#984EA3", "#FF7F00",  "#A65628", "#F781BF",
          "#999999", "#66C2A5", "#FC8D62", "#8DA0CB", "#E78AC3", "#A6D854", "#FFD92F", "#E5C494", "#B3B3B3", 
          "#8DD3C7", "#FFFFB3", "#BEBADA", "#FB8072", "#80B1D3", "#FDB462", "#B3DE69", "#FCCDE5",
          "#D9D9D9", "#BC80BD", "#CCEBC5", "#FFED6F")


## code

targetmatvec=unlist(targetmat)+1
yrange=range(targetmatvec[targetmatvec>0]);
# yrange[1]=1; # set the minimum value to 1
for(i in 1:length(targetmat)){
  vali=targetmat[[i]]+1;
  if(i==1){
    plot(1:length(vali),vali,type='b',las=1,pch=20,main=paste('sgRNAs in',targetgene),ylab='Read counts',xlab='Samples',xlim=c(0.7,length(vali)+0.3),ylim = yrange,col=colors[(i %% length(colors))],xaxt='n',log='y')
    axis(1,at=1:length(vali),labels=(collabel),las=2)
    # lines(0:100,rep(1,101),col='black');
  }else{
    lines(1:length(vali),vali,type='b',pch=20,col=colors[(i %% length(colors))])
  }
}




# parameters
# Do not modify the variables beginning with "__"
targetmat=list(c(1817.6323492729591,1322.363137051999),c(1524.386013821842,977.5082834172455),c(675.5801652164981,465.6799118425504),c(984.9117426965797,695.5831475990527),c(2079.9455269760683,1518.7038566396689),c(2307.6135680014086,1683.160185866948))
targetgene="SOX9"
collabel=c("S45_MNSC506_F5","S48_MNSC506_F8")

# set up color using RColorBrewer
#library(RColorBrewer)
#colors <- brewer.pal(length(targetgenelist), "Set1")

colors=c( "#E41A1C", "#377EB8", "#4DAF4A", "#984EA3", "#FF7F00",  "#A65628", "#F781BF",
          "#999999", "#66C2A5", "#FC8D62", "#8DA0CB", "#E78AC3", "#A6D854", "#FFD92F", "#E5C494", "#B3B3B3", 
          "#8DD3C7", "#FFFFB3", "#BEBADA", "#FB8072", "#80B1D3", "#FDB462", "#B3DE69", "#FCCDE5",
          "#D9D9D9", "#BC80BD", "#CCEBC5", "#FFED6F")


## code

targetmatvec=unlist(targetmat)+1
yrange=range(targetmatvec[targetmatvec>0]);
# yrange[1]=1; # set the minimum value to 1
for(i in 1:length(targetmat)){
  vali=targetmat[[i]]+1;
  if(i==1){
    plot(1:length(vali),vali,type='b',las=1,pch=20,main=paste('sgRNAs in',targetgene),ylab='Read counts',xlab='Samples',xlim=c(0.7,length(vali)+0.3),ylim = yrange,col=colors[(i %% length(colors))],xaxt='n',log='y')
    axis(1,at=1:length(vali),labels=(collabel),las=2)
    # lines(0:100,rep(1,101),col='black');
  }else{
    lines(1:length(vali),vali,type='b',pch=20,col=colors[(i %% length(colors))])
  }
}



dev.off()
Sweave("S6B_c0_t3_summary.Rnw");
library(tools);

texi2dvi("S6B_c0_t3_summary.tex",pdf=TRUE);
